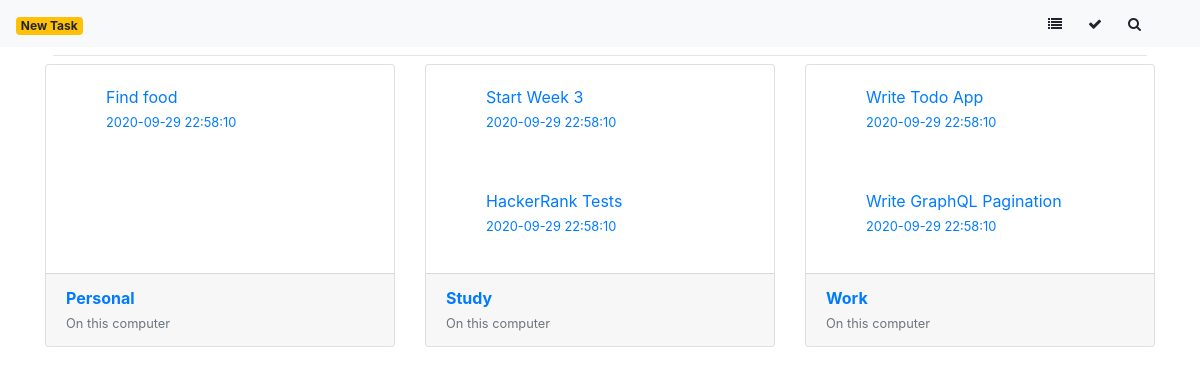
Before: / with the older database file.
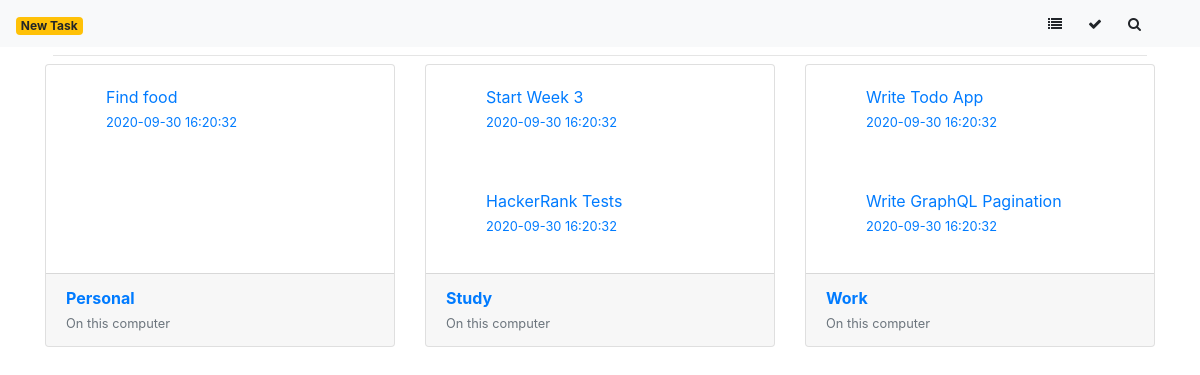
After: the same page with the newer database file.
### tables this page shows
CREATE TABLE tasks(
    id INTEGER PRIMARY KEY AUTOINCREMENT,
    task_type_id INTEGER NOT NULL,
    title VARCHAR NOT NULL,
    content TEXT NOT NULL,
    priority VARCHAR NOT NULL DEFAULT LOW,
    completed INTEGER NOT NULL DEFAULT 0,
    date_created TIMESTAMP NOT NULL DEFAULT CURRENT_TIMESTAMP,
    FOREIGN KEY (task_type_id) REFERENCES task_types (id)
);

CREATE TABLE task_types(
    id INTEGER PRIMARY KEY AUTOINCREMENT,
    name VARCHAR NOT NULL

);

### app.py (the view)
@app.route("/")
def index():
    conn = get_db_connection()
    task_types = conn.execute('SELECT * FROM task_types').fetchall()
    tasks = conn.execute(
        'SELECT i.*, t.name FROM tasks i JOIN task_types t ON i.task_type_id = t.id ORDER BY t.name'
    ).fetchall()
    lists = {}
    for k, g in groupby(tasks, key=lambda t: t['name']):
        lists[k] = list(g)
    conn.close()
    return render_template('index.html', lists=lists, types=task_types)

### app.py (called while the page is built)
def get_db_connection():
    conn = sqlite3.connect('database.db')
    conn.row_factory = sqlite3.Row
    return conn

### templates/index.html (shortened to what this page needs)
    {% extends 'layout.html' %}
    {% block content %}
        <hr class="m-2" />
        <div class="card-deck">
            {% if lists %}
                {% for list, items in lists.items() %}
                <a class="card" href="{{ url_for('taskDetails', name=list) }}">
                    {% for item in items %}
                        <div class="card-body">
                            <ul>
                                <li>{{ item.title }}</li>
                                <small>{{ item.date_created }}</small>
                            </ul>
                        </div>
                    {% endfor %}
                    <div class="card-footer">
                        <strong>{{ list }}</strong>
                        <p class="m-0 text-muted">
                        <small>On this computer</small>
                        </p>
                    </div>
                </a>
                {% endfor %}
            {% else %}
                <div class="card">
                    <div class="card-body">
                        <h6>No Tasks</h6>
                    </div>
                </div>
            {% endif %}
        </div>
    {% endblock content %}

### templates/layout.html (shortened to what this page needs)
<!DOCTYPE html>
<html lang="en">
<head>
    <link rel="stylesheet" href="https://stackpath.bootstrapcdn.com/bootstrap/4.3.1/css/bootstrap.min.css">
    <link rel="stylesheet" href="{{ url_for('static', filename= 'css/style.css') }}">
    <link rel="stylesheet" href="https://stackpath.bootstrapcdn.com/font-awesome/4.7.0/css/font-awesome.min.css">
    <link href="https://cdn.materialdesignicons.com/5.0.45/css/materialdesignicons.min.css" rel="stylesheet">
</head>
<body>
    {% if url_for('taskDetails', name=request.path.split('/')[-1]) == request.path %}
        {% include "app-nav.html" %}
    {% else %}
        {% include "home-nav.html" %}
    {% endif %}
    <div class="container">
        {% block content %}{% endblock %}
    </div>
</body>
</html>

### templates/home-nav.html (shortened to what this page needs)
<nav class="navbar navbar-expand-lg navbar-light bg-light">
    <div class="collapse navbar-collapse" id="navbarSupportedContent">
        <ul class="navbar-nav mr-auto">
        <li class="nav-item">
            <a href="#"
                data-toggle="modal"
                data-target="#newTask"
            >
                <span class="badge badge-warning">New Task</span>
            </a>
        </li>
        </ul>
    </div>
    <div class="collapse navbar-collapse" id="navbarSupportedContent">
        <ul class="navbar-nav ml-auto">
        <li class="nav-item">
            <a class="btn btn-light mr-2 btn-sm" href="#">
                <i class="fa fa-list"></i>
            </a>
        </li>
        <li class="nav-item">
            <a class="btn btn-light mr-2 btn-sm" href="#">
                <i class="fa fa-check"></i>
            </a>
        </li>
        <li class="nav-item">
            <a class="btn btn-light mr-2 btn-sm" href="#">
                <i class="fa fa-search"></i>
            </a>
        </li>
        <li class="nav-item">
            <a class="btn btn-light mr-2 btn-sm" href="#">
            </a>
        </li>
        </ul>
    </div>
</nav>

### static/css/style.css (style rules this page uses)
ul { list-style-type: none; }

Changed rows visible on the page:
changed tasks "Find food": date_created "2020-09-29 22:58:10" → "2020-09-30 16:20:32"
changed tasks "Start Week 3": date_created "2020-09-29 22:58:10" → "2020-09-30 16:20:32"
changed tasks "HackerRank Tests": date_created "2020-09-29 22:58:10" → "2020-09-30 16:20:32"
changed tasks "Write Todo App": date_created "2020-09-29 22:58:10" → "2020-09-30 16:20:32"
changed tasks "Write GraphQL Pagination": date_created "2020-09-29 22:58:10" → "2020-09-30 16:20:32"
